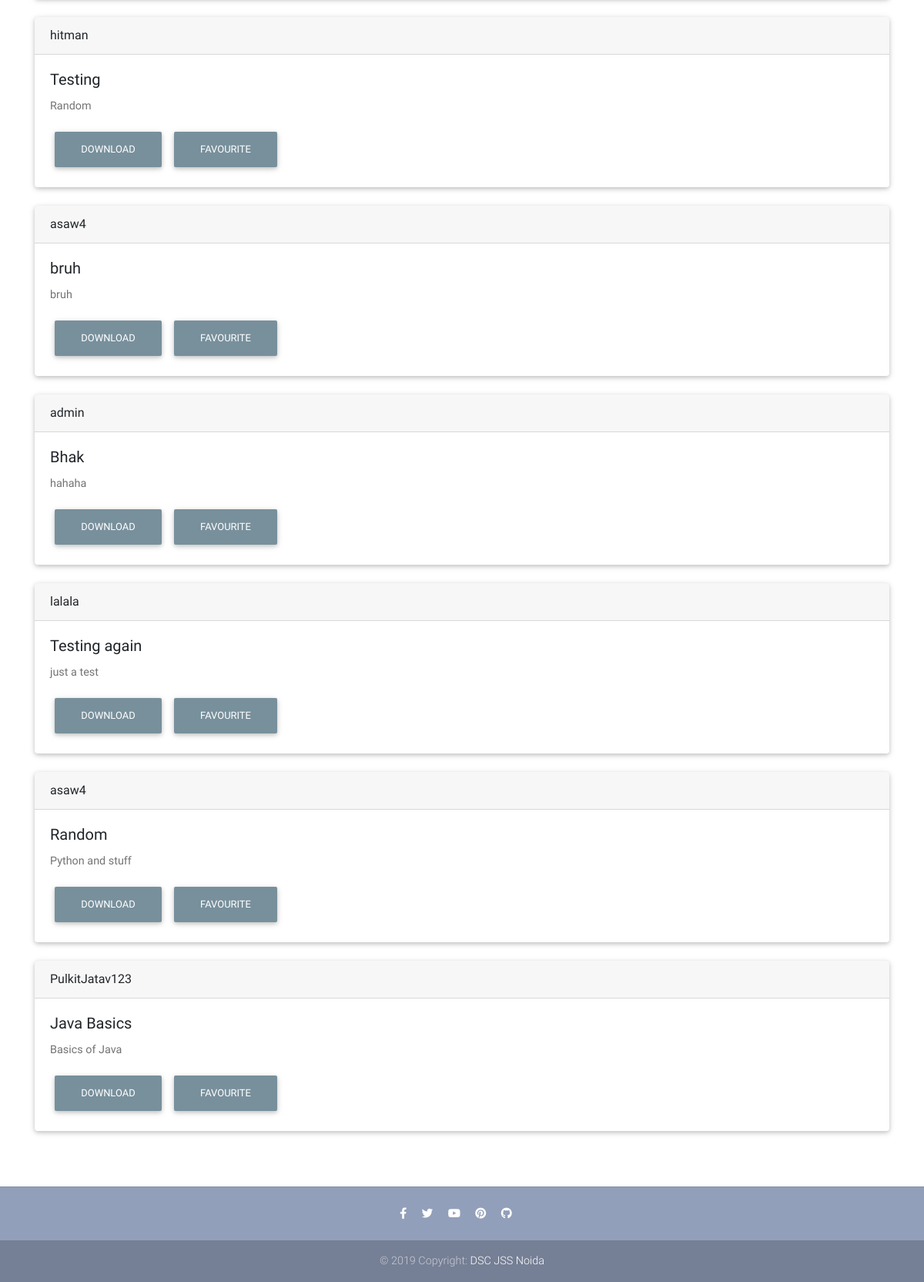
The page /Resource/all/ (signed in, lower part) on the database as committed earlier.
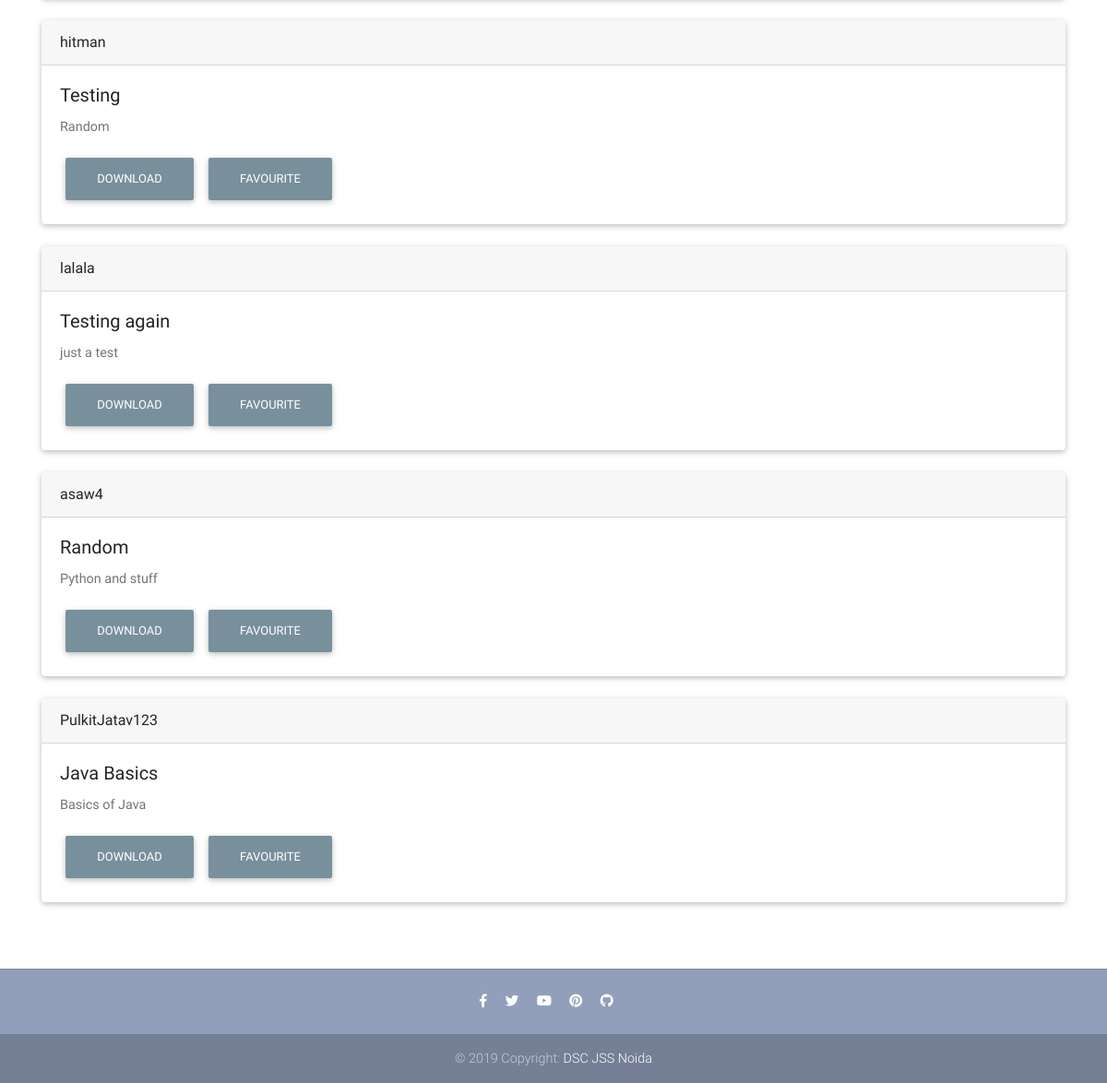
The same page on the database as committed later.
### Resource/models.py (models this page shows, shortened)
class ResFile(models.Model):
    title = models.CharField(max_length=200)
    description = models.CharField(max_length=1500)
    category = models.ForeignKey(Category, null=True,  on_delete = models.SET_NULL)
    tags = models.CharField(max_length=500)
    file = models.FileField(upload_to='uploads/', null=True)
    uploader = models.ForeignKey(User, on_delete=models.CASCADE, null=True)
    date = models.DateTimeField(default=datetime.now, blank=True)
    downloads = models.IntegerField(default=0)

### Resource/views.py (the view)
# urls.py: path('all/', views.all_files_view, name="all_files_view"),
@login_required
def all_files_view(request):
    files = ResFile.objects.all()
    context = {
        'files' : files,
        'title' : 'All Files',
        'index' : True,
    }
    return render(request, 'Resource/category_view.html', context)

### Resource/templates/Resource/category_view.html (shortened to what this page needs)
{% extends 'Resource/base.html' %}
{% block body %}
    <main>
    <div class="container">
    <br>
    {% if files %}
        {% for file in files %}
         <div class="row">
          <div class="col-md-12 lg-12">
           <div class="card">
            <div class="card-header">
             {{ file.uploader }}
            </div>
            <div class="card-body">
             <h5 class="card-title">{{ file.title }}</h5>
             <p class="card-text">{{ file.description }}</p>
             <a href="{% url 'Resource:download' file.id %}" class="btn btn-blue-grey">Download</a>
             <a onclick="sendData({{file.id}})" class="btn btn-blue-grey">Favourite</a>
            </div>
           </div>
          </div>
         </div>
         <br>
        {% endfor %}
    {% else %}
        <p>Sorry no file under such category found</p>
    {% endif %}
    </div>
    </main>
{% endblock %}

Rows that differ between the two databases and show on the page:
removed ResFile: uploader "asaw4", title "bruh", description "bruh"
removed ResFile: uploader "admin", title "Bhak", description "hahaha"
